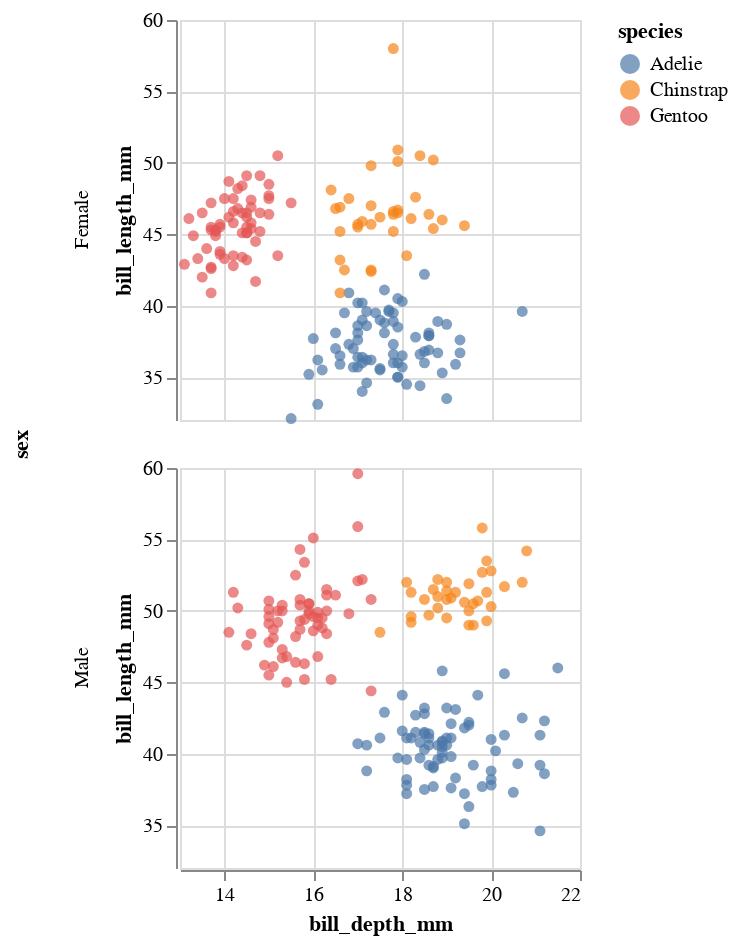

Notebook source saved alongside this figure:
### Markdown cell above
If put the male and female charts in different rows instead of different columns, it is easier to compare the bill depths but it becomes harder to compare the bill lengths.  Today we are primarily interested in bill length.

### Code cell
alt.Chart(df).mark_circle().encode(
    x=alt.X("bill_depth_mm", scale=alt.Scale(zero=False)),
    y=alt.Y("bill_length_mm", scale=alt.Scale(zero=False)),
    color="species",
).properties(
    height=200,
    width=200
).facet(
    row="sex"
)

### Figure 1 — Vega-Lite specification as saved in the notebook (floating-point values rounded to 4 significant figures; data arrays with more than 128 entries replaced by an {"elided": "..."} marker saying what was removed)
{"config": {"view": {"continuousWidth": 400, "continuousHeight": 300}}, "data": {"name": "data-a0ec2e5925707c5dba9da2c1e24eff5a"}, "facet": {"row": {"field": "sex", "type": "nominal"}}, "spec": {"mark": "circle", "encoding": {"color": {"field": "species", "type": "nominal"}, "x": {"field": "bill_depth_mm", "scale": {"zero": false}, "type": "quantitative"}, "y": {"field": "bill_length_mm", "scale": {"zero": false}, "type": "quantitative"}}, "height": 200, "width": 200}, "$schema": "https://vega.github.io/schema/vega-lite/v4.17.0.json", "datasets": {"data-a0ec2e5925707c5dba9da2c1e24eff5a": {"elided": "333 records"}}}
